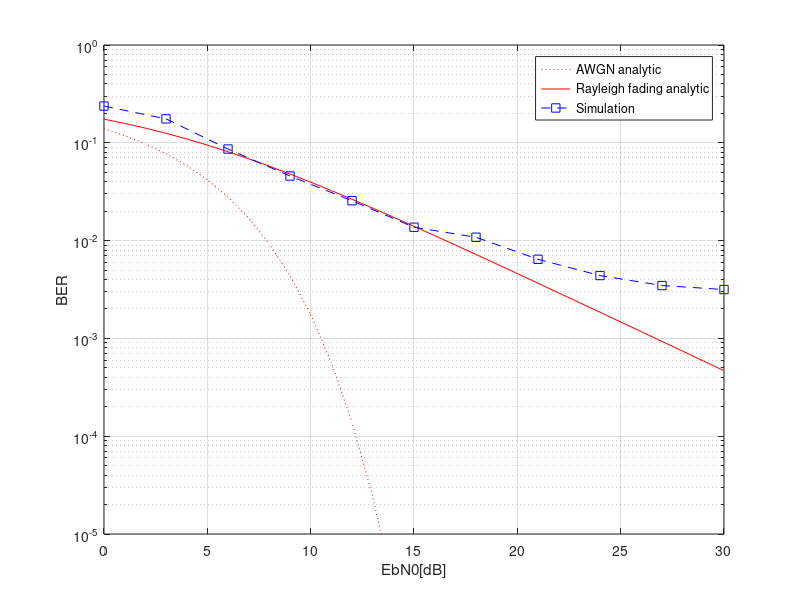

Here is the MATLAB script that generated this plot:
% Simulate the effect of ISI as the length of a guard interval(CP, CS, or ZP) 
% It considers the BER performance of an OFDM system with 64-point FFT and 
% 16 virtual carriers for 16-QAM signaling in the AWGN or multipath 
% Rayleigh fading channel(with the maximum delay of 15 samples).
clear,close,clc all

function y = guard_interval(Ng,Nfft,NgType,ofdmSym)
if NgType == 1 % CP
    y = [ofdmSym(Nfft-Ng+1:Nfft) ofdmSym(1:Nfft)];
elseif NgType == 2 % ZP
    y = [zeros(1,Ng) ofdmSym(1:Nfft)];
endif
endfunction

function y = remove_GI(Ng,Lsym,NgType,ofdmSym)
if Ng ~= 0
    if NgType == 1 % CP  
        y = ofdmSym(Ng+1:Lsym);
    elseif NgType == 2 % CS
        y = ofdmSym(1:Lsym-Ng) + [ofdmSym(Lsym-Ng+1:Lsym) zeros(1,Lsym-2*Ng)];
    endif
else
    y = ofdmSym;
endif
endfunction

function y = remove_CP(x,Ncp,Noff)
if nargin < 3
    Noff = 0;
endif
y = x(:,Ncp+1-Noff:end-Noff);
endfunction

function y = Q(x)
y = erfc(x/sqrt(2))/2;
endfunction

function plot_ber(file_name,Nbps)
EbN0dB = [0:1:30];
M = 2^Nbps;
ber_AWGN = ber_QAM(EbN0dB,M,'AWGN');
ber_Rayleigh = ber_QAM(EbN0dB,M,'Rayleigh');
semilogy(EbN0dB,ber_AWGN,'r:');
hold on;
semilogy(EbN0dB,ber_Rayleigh,'r-');
a = load(file_name);
semilogy(a(:,1),a(:,2),'b--s');
grid on
legend('AWGN analytic','Rayleigh fading analytic','Simulation');
xlabel('EbN0[dB]'); ylabel('BER'); axis([a(1,1) a(end,1) 1e-5 1])
endfunction

function ber = ber_QAM(EbN0dB,M,AWGN_or_Rayleigh)
N = length(EbN0dB);
sqM = sqrt(M); 
a = 2*(1-power(sqM,-1))/log2(sqM);
b = 6*log2(sqM)/(M-1);
if nargin < 3
    AWGN_or_Rayleigh = 'AWGN';
endif
if lower(AWGN_or_Rayleigh(1)) == 'a'
    ber = a*Q(sqrt(b*10.^(EbN0dB/10)));
else 
    rn = b*10.^(EbN0dB/10)/2;
    ber = 0.5*a*(1-sqrt(rn./(rn+1)));
endif
endfunction


NgType = 1; % NgType=1/2 for cyclic prefix/zero padding
if NgType == 1
    nt = 'CP';
elseif NgType == 2
    nt = 'ZP';
end
Ch=1; % Ch=0/1 for AWGN/multipath channel
if Ch == 0
    chType = 'AWGN';
    Target_neb = 100;
else 
    chType = 'CH';
    Target_neb = 500;
end
%figure(Ch+1), clf
PowerdB = [0 -8 -17 -21 -25]; % Channel tap power profile 'dB'
Delay = [0 3 5 6 8];          % Channel delay 'sample'
Power = 10.^(PowerdB/10);     % Channel tap power profile 'linear scale'
Ntap = length(PowerdB);       % Chanel tap number
Lch = Delay(end)+1;           % Channel length
Nbps = 4;
M = 2^Nbps; % Modulation order=2/4/6 for QPSK/16QAM/64QAM
Nfft = 64;  % FFT size
Ng = 3;%Nfft/4;  % Ng=0: Guard interval length
% Ng=Nfft/4;
Nsym = Nfft + Ng;      % Symbol duration
Nvc = Nfft/4;        % Nvc=0: no virtual carrier 16
Nused = Nfft-Nvc;    % 48 = 64 - 16
 
EbN0 = [0:3:30];    % EbN0
N_iter = 1e2;       % Number of iterations for each EbN0
Nframe = 3;         % Number of symbols per frame
sigPow = 0;         % Signal power initialization
file_name = ['OFDM_BER_' chType '_' nt '_' 'GL' num2str(Ng) '.dat']; % OFDM_BER_AWGN_CP_GL16
fid = fopen(file_name, 'w+');
norms = [1 sqrt(2) 0 sqrt(10) 0 sqrt(42)];     % BPSK 4-QAM 16-QAM
for i = 0:length(EbN0)
    randn('state',0); rand('state',0); %rand狀態都一樣
    Ber = 0; % BER initialization
    Neb = 0; Ntb = 0; % Initialize the number of error/total bits
    for m = 1:N_iter
        % Tx
        X = randint(1,Nused*Nframe,M); % bit: integer vector 1 x 48*3, M=16
        Xmod = qammod(X,M)/norms(Nbps); % qammod(X,M,0,'gray')/norms(Nbps);
        if NgType ~= 2
            x_GI = zeros(1,Nframe*Nsym); % 3*80
        elseif NgType == 2
            x_GI = zeros(1,Nframe*Nsym+Ng);
        % Extend an OFDM symbol by Ng zeros
        end
        kk1 = [1:Nused/2]; % Nused = 48
        kk2 = [Nused/2+1:Nused];
        kk3 = 1:Nfft; % 64
        kk4 = 1:Nsym; % 80
        for k = 1:Nframe
            if Nvc ~= 0 % 16
                X_shift = [0 Xmod(kk2) zeros(1,Nvc-1) Xmod(kk1)];
            else
                X_shift = [Xmod(kk2) Xmod(kk1)];
            end
            x = ifft(X_shift);
            x_GI(kk4) = guard_interval(Ng,Nfft,NgType,x);
            kk1 = kk1 + Nused;
            kk2 = kk2 + Nused;
            kk3 = kk3 + Nfft;
            kk4 = kk4 + Nsym;
        end
        if Ch == 0 % AWGN
            y=x_GI; % No channel
        else % Multipath fading channel
            channel = (randn(1,Ntap)+j*randn(1,Ntap)).*sqrt(Power/2);
            h = zeros(1,Lch);
            h(Delay+1) = channel; % cir: channel impulse response
            y = conv(x_GI,h); 
        endif
        if i == 0 % Only to measure the signal power for adding AWGN noise
            y1 = y(1:Nframe*Nsym);
            sigPow = sigPow + y1*y1';
            continue;
        endif
        % Add AWGN noise
        snr = EbN0(i) + 10*log10(Nbps*(Nused/Nfft)); % SNR vs. Eb/N0
        noise_mag = sqrt((10.^(-snr/10))*sigPow/2); % N0=Eb/SNR
        y_GI = y + noise_mag*(randn(size(y)) + j*randn(size(y)));
        % Rx
        kk1 = (NgType == 2)*Ng + [1:Nsym];
        kk2 = 1:Nfft;
        kk3 = 1:Nused;
        kk4 = Nused/2 + Nvc + 1:Nfft;
        kk5 = (Nvc~=0) + [1:Nused/2];
        if Ch == 1
            H = fft([h zeros(1,Nfft-Lch)]); % Channel frequency response
            H_shift(kk3) = [H(kk4) H(kk5)]; 
        end
        for k = 1:Nframe
            Y(kk2) = fft(remove_GI(Ng,Nsym,NgType,y_GI(kk1)));
            Y_shift = [Y(kk4) Y(kk5)];
            if Ch == 0
                Xmod_r(kk3) = Y_shift;
            else 
                Xmod_r(kk3) = Y_shift./H_shift;  % Equalizer - channel compensation
            end
            kk1 = kk1 + Nsym;
            kk2 = kk2 + Nfft;
            kk3 = kk3 + Nused;
            kk4 = kk4 + Nfft;
            kk5 = kk5 + Nfft;
        end
        X_r = qamdemod(Xmod_r*norms(Nbps),M);
        Neb = Neb + sum(sum(de2bi(X_r,Nbps)~=de2bi(X,Nbps)));
        Ntb = Ntb + Nused*Nframe*Nbps;  %[Ber,Neb,Ntb]=ber(bit_Rx,bit,Nbps); 
        if Neb > Target_neb
            break;
        end
    end
    if i == 0
        sigPow = sigPow/Nsym/Nframe/N_iter;
        fprintf('Signal power = %11.3e\n', sigPow);
        fprintf(fid,'%%Signal power= %11.3e\n%%EbN0[dB]       BER\n', sigPow);
    else
        Ber = Neb/Ntb;     
        fprintf('EbN0=%3d[dB], BER=%4d/%8d =%11.3e\n', EbN0(i), Neb, Ntb, Ber)
        fprintf(fid, '%d\t%11.3e\n', EbN0(i), Ber);
        if Ber < 1e-6
            break;
        end
    end
end

if (fid ~= 0)
    fclose(fid);
endif
disp('Simulation is finished');
plot_ber(file_name,Nbps);

